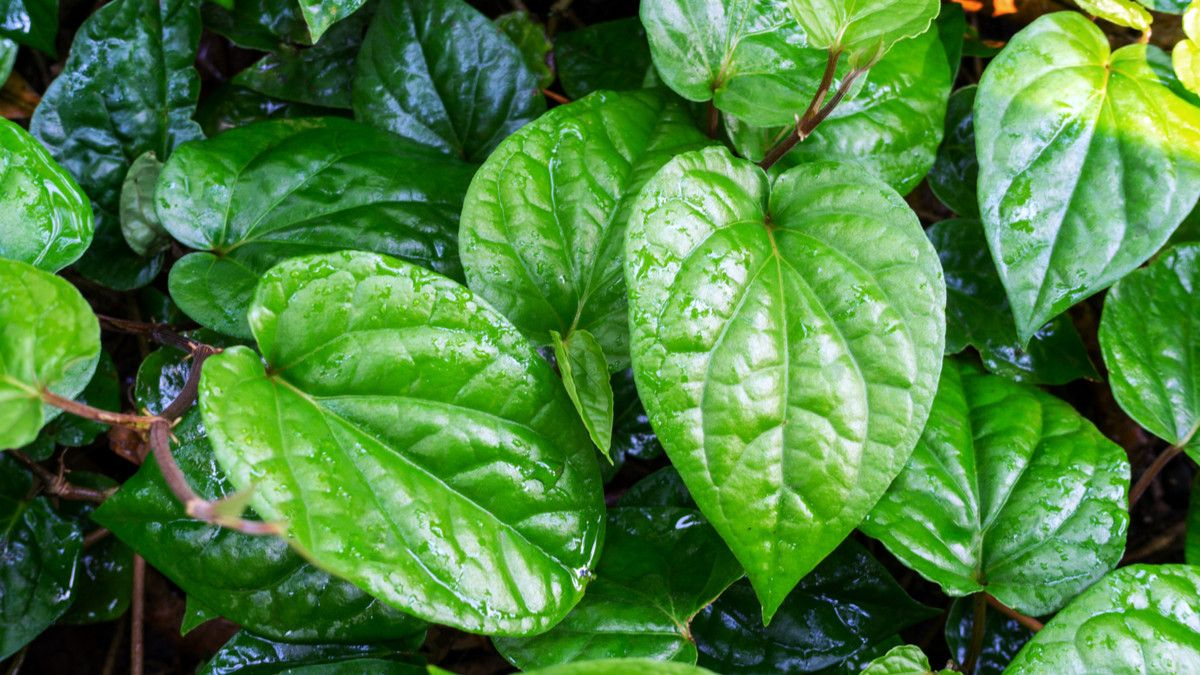
#> input picture daun.jpg, 1200 x 675 px
$ jupyter execute 'Praktikum 4.ipynb'
#> lines starting #> are read from the running program, lines starting #| are printed output that depends on the picture
[cell 1]
import cv2
# from google.colab.patches import cv2_imshow
import numpy as np

# buka citra
img = cv2.imread('daun.jpg')
#> img is the input picture: shape (675, 1200, 3); mean B, G, R 62.1, 130.7, 76.3

[cell 2]
cv2.imshow('display',img)

[cell 3]
row, col, ch = img.shape
#> row = 675; col = 1200; ch = 3

kanvas = np.zeros((row, col, 3), np.uint8)

[cell 4]
kanvas

[cell 5]
for i in range (0, row):
  for j in range (0, col):
    if (img[i,j,0] < 150 and img[i,j,1] < 150 and img[i,j,2] < 150):
      kanvas[i,j,0] = 255
      kanvas[i,j,1] = 255
      kanvas[i,j,2] = 255
    else:
      kanvas[i,j] = img[i,j]
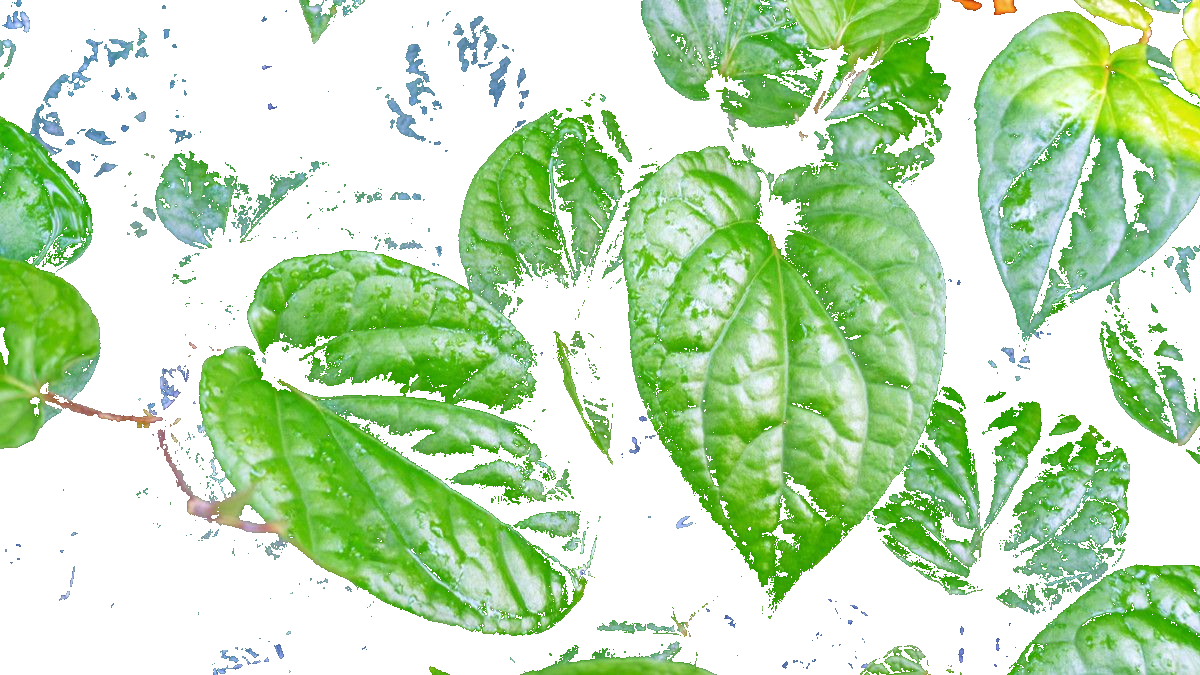
#> kanvas: shape (675, 1200, 3); mean B, G, R 179.7, 223, 190.9

cv2.imshow("2",kanvas)
